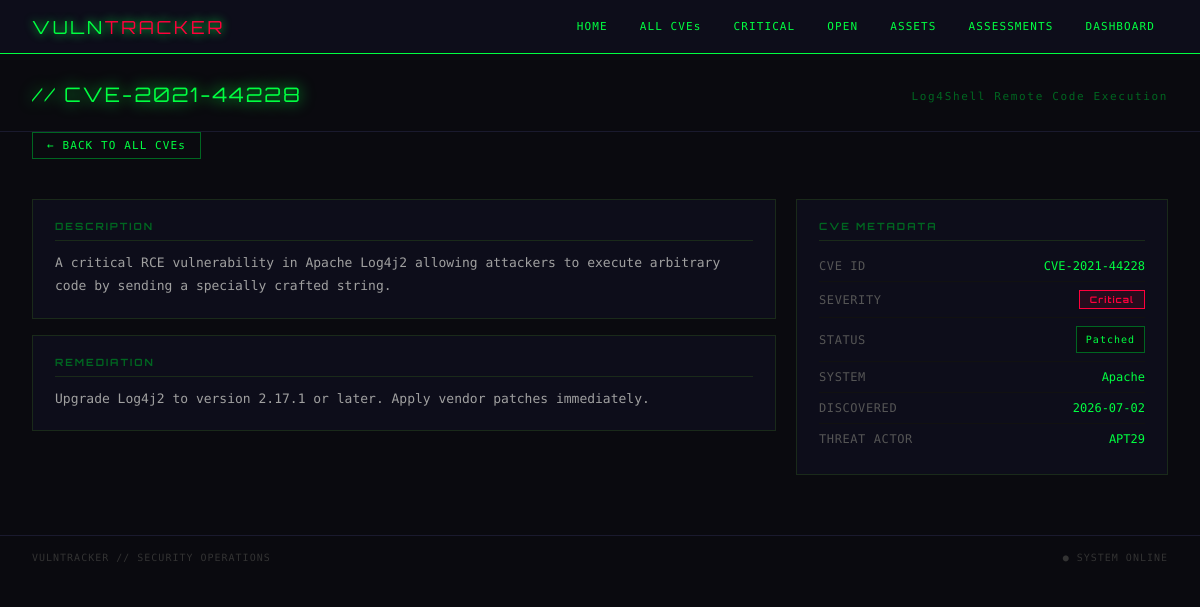
/vulnerabilities/log4shell-remote-code-execution/, run on the app's committed database.
### vulnerabilities/models.py (models this page shows, shortened)
class Vulnerability(models.Model):
    SEV_CHOICES = [
        ('C', 'Critical'),
        ('H', 'High'),
        ('M', 'Medium'),
        ('L', 'Low'),
    ]
    STATUS_CHOICES = [
        ('O', 'Open'),
        ('IP', 'In-Progress'),
        ('P', 'Patched'),
    ]
    cve_id = models.CharField(max_length=50, unique=True)
    title = models.CharField(max_length=200)
    slug = models.SlugField(unique=True)
    description = models.TextField()
    remediation = models.TextField()
    affected_system = models.ForeignKey(
        AffectedSystem,
        on_delete=models.CASCADE,
        related_name='vulnerabilities'
    )
    severity = models.CharField(
        max_length=1,
        choices=SEV_CHOICES,
        default='M'
    )
    status = models.CharField(
        max_length=2,
        choices=STATUS_CHOICES,
        default='O'
    )
    discovered = models.DateTimeField(auto_now_add=True)
    threat_actor = models.ForeignKey(
        ThreatActor,
        on_delete=models.SET_NULL,
        null=True,
        blank=True,
        related_name='vulnerabilities'
    )
    class Meta:
        ordering = ['-discovered']
        verbose_name_plural = 'Vulnerabilities'

class AffectedSystem(models.Model):
    name = models.CharField(max_length=100)
    slug = models.SlugField(unique=True)
    class Meta:
        ordering = ['name']

class ThreatActor(models.Model):
    name = models.CharField(max_length=100)
    slug = models.SlugField(unique=True)
    origin = models.CharField(max_length=80)
    description = models.TextField()
    class Meta:
        ordering = ['name']

### vulnerabilities/views.py (the view)
def vuln_detail(request, slug):
    vuln = get_object_or_404(
        Vulnerability.objects.select_related(
            'affected_system',
            'threat_actor'
        ),
        slug=slug
    )
    return render(request, 'vulnerabilities/vuln_detail.html', {
        'vuln': vuln,
    })

### vulnerabilities/templates/vulnerabilities/vuln_detail.html (shortened to what this page needs)
{% extends 'vulnerabilities/base.html' %}
{% block content %}
<div class="page-header">
  <div class="page-title">// {{ vuln.cve_id }}</div>
  <div class="page-sub">{{ vuln.title }}</div>
</div>
<a href="{% url 'vuln-list' %}" class="back-link">← BACK TO ALL CVEs</a>
<div class="detail-grid">
  <div>
    <div class="detail-card" style="margin-bottom:16px">
      <h3>DESCRIPTION</h3>
      <p>{{ vuln.description }}</p>
    </div>
    <div class="detail-card">
      <h3>REMEDIATION</h3>
      <p>{{ vuln.remediation }}</p>
    </div>
  </div>
  <div class="detail-card">
    <h3>CVE METADATA</h3>
    <div class="detail-meta-row">
      <span class="meta-label">CVE ID</span>
      <span class="meta-value">{{ vuln.cve_id }}</span>
    </div>
    <div class="detail-meta-row">
      <span class="meta-label">SEVERITY</span>
      <span class="sev-badge {% if vuln.severity == 'C' %}critical{% elif vuln.severity == 'H' %}high{% elif vuln.severity == 'M' %}medium{% elif vuln.severity == 'L' %}low{% endif %}">
        {{ vuln.get_severity_display }}
      </span>
    </div>
    <div class="detail-meta-row">
      <span class="meta-label">STATUS</span>
      <span class="status-badge {% if vuln.status == 'O' %}open{% elif vuln.status == 'IP' %}in_progress{% elif vuln.status == 'P' %}patched{% endif %}">
        {{ vuln.get_status_display }}
      </span>
    </div>
    <div class="detail-meta-row">
      <span class="meta-label">SYSTEM</span>
      <a href="{% url 'system-detail' vuln.affected_system.slug %}" class="meta-value">
        {{ vuln.affected_system.name }}
      </a>
    </div>
    <div class="detail-meta-row">
      <span class="meta-label">DISCOVERED</span>
      <span class="meta-value">{{ vuln.discovered|date:"Y-m-d" }}</span>
    </div>
    {% if vuln.threat_actor %}
    <div class="detail-meta-row">
      <span class="meta-label">THREAT ACTOR</span>
      <a href="{% url 'actor-detail' vuln.threat_actor.slug %}" class="meta-value">
        {{ vuln.threat_actor.name }}
      </a>
    </div>
    {% endif %}
  </div>
</div>
{% endblock %}

### vulnerabilities/static/vulnerabilities/style.css (style rules this page uses)
* { box-sizing: border-box; margin: 0; padding: 0; }
body { background: #0a0a0f; color: #00ff41; font-family: 'Share Tech Mono', monospace; min-height: 100vh; }
.page-header { display: flex; justify-content: space-between; align-items: center; flex-wrap: wrap; gap: 16px; padding: 28px 32px 20px; border-bottom: 1px solid #1a1a2e; }
.page-title { font-family: 'Orbitron', monospace; font-size: 20px; color: #00ff41; text-shadow: 0 0 15px #00ff41; letter-spacing: 0.1em; margin-bottom: 4px; }
.page-sub { font-size: 11px; color: #006621; letter-spacing: 0.15em; }
.sev-badge { display: inline-block; font-size: 9px; padding: 3px 10px; letter-spacing: 0.12em; font-weight: 700; border: 1px solid; white-space: nowrap; font-family: 'Orbitron', monospace; }
.sev-badge.critical { color: #ff003c; border-color: #ff003c; background: rgba(255,0,60,0.1); }
.status-badge { display: inline-block; padding: 5px 9px; border: 1px solid #555566; color: #b0b0c0; font-size: 10px; letter-spacing: 1px; white-space: nowrap; font-family: 'Share Tech Mono', monospace; }
.status-badge.patched { border-color: #00ff41; color: #00ff41; }
.detail-grid { display: grid; grid-template-columns: 2fr 1fr; gap: 20px; padding: 20px 32px; }
.detail-card { border: 1px solid #1a2a1a; background: #0d0d1a; padding: 20px 22px; }
.detail-card h3 { font-family: 'Orbitron', monospace; font-size: 10px; color: #006621; letter-spacing: 0.2em; margin-bottom: 10px; padding-bottom: 8px; border-bottom: 1px solid #1a2a1a; }
.detail-card p { font-size: 13px; color: #a0a0a0; line-height: 1.8; }
.detail-meta-row { display: flex; justify-content: space-between; align-items: center; padding: 8px 0; border-bottom: 1px solid #111; font-size: 12px; }
.detail-meta-row:last-child { border-bottom: none; }
.meta-label { color: #555; letter-spacing: 0.05em; }
.meta-value { color: #00ff41; text-decoration: none; }
.back-link { display: inline-block; color: #00ff41; text-decoration: none; font-size: 11px; letter-spacing: 0.1em; padding: 6px 14px; border: 1px solid #006621; margin: 0 32px 20px; transition: all 0.2s; }
nav, header, main, footer, .page-header, .section, .panel, .stats-row, .stats-grid, .asset-panel, .asset-list, .asset-card, .empty-state { position: relative; z-index: 1; }
.asset-page-header, .page-header { box-sizing: border-box; }
.status-badge { display: inline-flex; align-items: center; justify-content: center; max-width: 100%; padding: 5px 9px; border: 1px solid #34344a; background: #0a0a0f; color: #9292ad; font-size: 10px; letter-spacing: 1px; line-height: 1.5; overflow-wrap: anywhere; }
.status-badge.patched { border-color: #006621; color: #00ff41; }

### data on the page
Vulnerability: cve_id "CVE-2021-44228", title "Log4Shell Remote Code Execution", description "A critical RCE vulnerability in Apache Log4j2 allowing attackers to execute arbitrary code by sending a specially crafted string.", remediation "Upgrade Log4j2 to version 2.17.1 or later. Apply vendor patches immediately.", severity "Critical", status "Patched", affected_system.name "Apache", discovered "2026-07-02", threat_actor.name "APT29"
